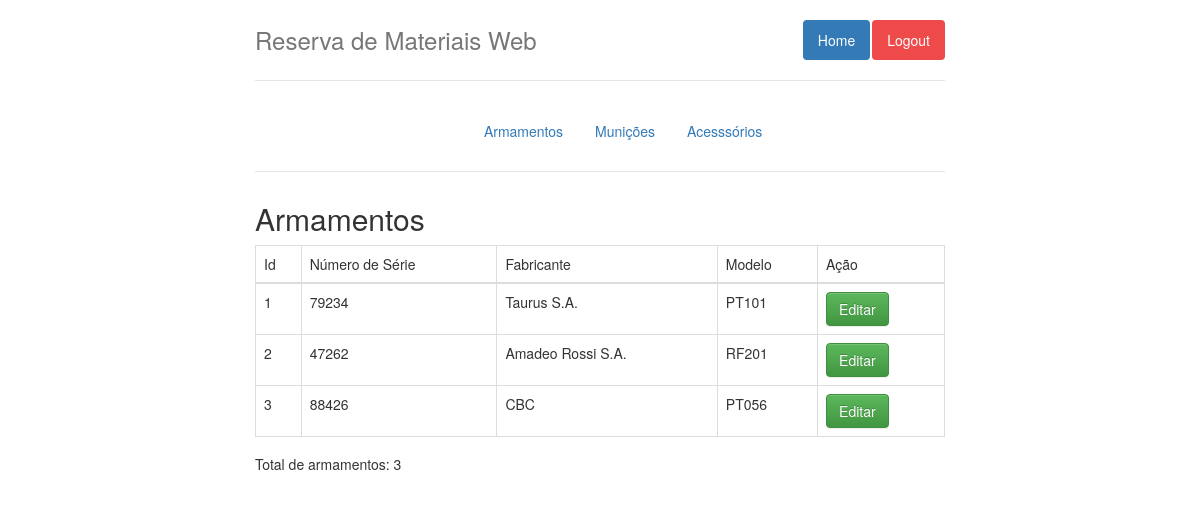
Screenshot of /ProjetoWebPython/p_registro/armamento (signed in) with the database file from the repository.
### registro/models.py (models this page shows, shortened)
class Armamento(models.Model):
    numero_de_serie = models.IntegerField('Numero de Serie',default=0)
    modelo = models.CharField('Modelo',max_length=200)
    fabricante = models.CharField('Fabricante',max_length=200)

### registro/views.py (the view)
@login_required(login_url="../admin/login/")
def list_arma(request):
    template = loader.get_template('registro/listar.html')
    armamento_list = Armamento.objects.order_by('id')
    armamento_count = Armamento.objects.count()
    context = {
        'armamento_list': armamento_list,
        'armamento_count': armamento_count,
    }
    return HttpResponse(template.render(context, request))

### registro/templates/registro/listar.html (shortened to what this page needs)
{% extends 'base/layout.html' %}
{% block content %}
<div class="header clearfix">
    <nav>
      <ul class="nav nav-pills" style=" margin-left: 31%;">
        <li role="presentation" ><a href="{% url 'armamento' %}">Armamentos</a></li>
        <li role="presentation" ><a href="{% url 'municao' %}">Munições</a></li>
        <li role="presentation" ><a href="{% url 'acessorio' %}">Acesssórios</a></li>
      </ul>
    </nav>
</div>
{% if armamento_list %}
<h2>Armamentos</h2>
<table class="table table-bordered table-responsive">
<thead>
<tr>
    <td>Id</td>
    <td>Número de Série</td>
    <td>Fabricante</td>
    <td>Modelo</td>
    <td>Ação</td>
</tr>
</thead>
<tbody>
    {% for item in armamento_list %}
        <tr>
            <td>{{ item.id}}</td>
            <td>{{ item.numero_de_serie}}</td>
            <td>{{ item.fabricante}}</td>
            <td>{{ item.modelo}}</td>
            <td>
                <a href="/admin/registro/armamento/{{item.id}}/change/"><button class="btn btn-success">Editar</button></a>
            </td>
        </tr>
    {% endfor %}
</tbody>
</table>
<h5>Total de armamentos: {{ armamento_count }}</h5>
{% endif %}
{% endblock %}

### rows the page displays
Armamento: id "1", numero_de_serie "79234", fabricante "Taurus S.A.", modelo "PT101"
Armamento: id "2", numero_de_serie "47262", fabricante "Amadeo Rossi S.A.", modelo "RF201"
Armamento: id "3", numero_de_serie "88426", fabricante "CBC", modelo "PT056"

### other values shown
{{ armamento_count }} "3"
